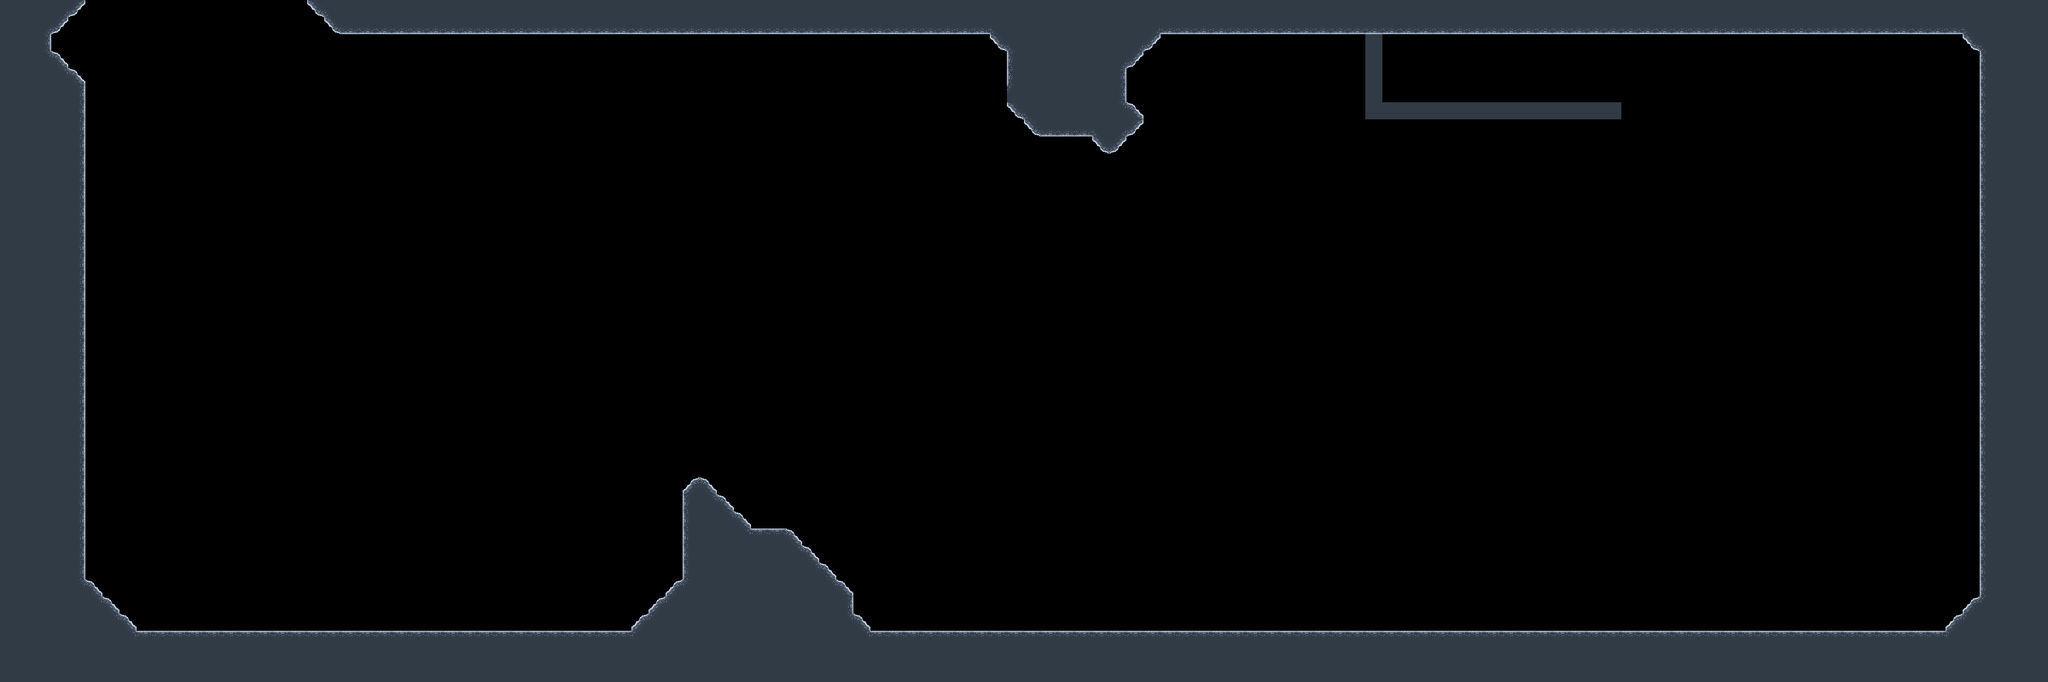

A 2D game scene composited from a Tiled map and its tileset images. What follows is a short description and the map's XML, with each tile layer's data collapsed to a summary:
An orthogonal 120x40 tile map with 32x32 px tiles, 2 tile layers (background, walls), 1 hidden layer not drawn.

<map version="1.2" tiledversion="1.2.3" orientation="orthogonal" renderorder="right-down" width="120" height="40" tilewidth="32" tileheight="32" infinite="0" nextlayerid="4" nextobjectid="1">
 <tileset firstgid="1" name="slopes" tilewidth="32" tileheight="32" tilecount="54" columns="9">
  <image source="Slope1.png" width="288" height="216" />
 </tileset>
 <layer id="2" name="background" width="120" height="40">
  <data>[4800 cells, 1013 non-empty, 24 distinct tile ids]</data>
 </layer>
 <layer id="1" name="walls" width="120" height="40">
  <data>[4800 cells, 342 non-empty, 19 distinct tile ids]</data>
 </layer>
 <layer id="3" name="foreground" width="120" height="40" visible="0">
  <data>[4800 cells, 818 non-empty, 30 distinct tile ids]</data>
 </layer>
</map>